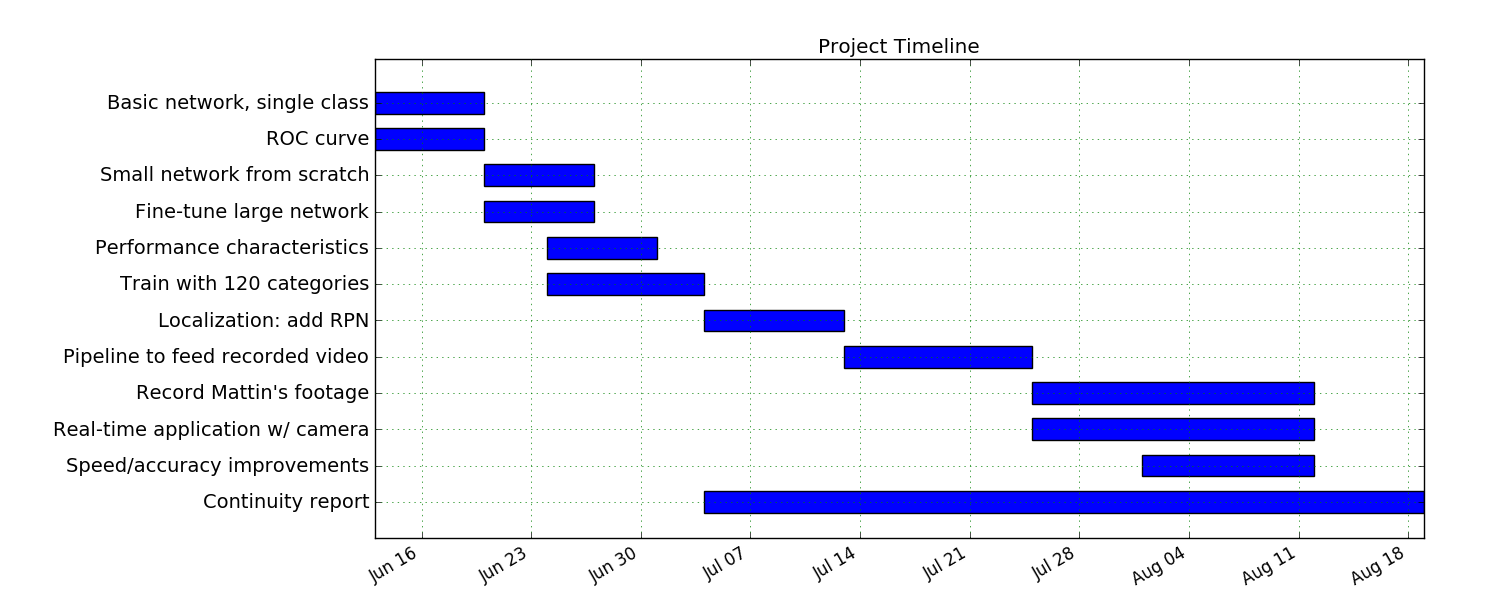

Recreate this plot in Python.
"""
Creates a simple Gantt chart
Adapted from http://www.clowersresearch.com/main/gantt-charts-in-matplotlib/
"""
 
import datetime as dt
import matplotlib.pyplot as plt
import matplotlib.font_manager as font_manager
import matplotlib.dates
from matplotlib.dates import WEEKLY, DateFormatter, rrulewrapper, RRuleLocator
 
from pylab import *
 
def create_date(month, day):
	"""Creates the date"""
	date = dt.datetime(2016, int(month), int(day))
	mdate = matplotlib.dates.date2num(date)
	return mdate
 
# Data
 
pos = arange(0.5,6.5,0.5)

ylabels = [
	'Basic network, single class',
	'ROC curve',
	'Small network from scratch',
	'Fine-tune large network',
	'Performance characteristics',
	'Train with 120 categories',
	'Localization: add RPN',
	'Pipeline to feed recorded video',
	"Record Mattin's footage",
	'Real-time application w/ camera',
	'Speed/accuracy improvements',
	'Continuity report'
]

customDates = [
	[(6,13), (6,20)],
	[(6,13), (6,20)],
	[(6,20), (6,27)],
	[(6,20), (6,27)],
	[(6,24), (7,1)],
	[(6,24), (7,4)],
	[(7,4), (7,13)],
	[(7,13), (7,25)],
	[(7,25), (8,12)],
	[(7,25), (8,12)],
	[(8,1), (8,12)],
	[(7,4), (8,19)],
]
customDates = map(lambda lst: map(lambda x: create_date(x[0], x[1]), lst),
				  customDates)

task_dates = {}
for i, task in enumerate(ylabels):
	task_dates[task] = customDates[i]
 
# Initialise plot
 
fig = plt.figure()
ax = fig.add_axes([0.25,0.1,0.7,0.8]) #[left,bottom,width,height]
ax.set_title('Project Timeline')
# ax = fig.add_subplot(111)
 
# Plot the data
 
for i in range(len(ylabels)):
	start_date, end_date = task_dates[ylabels[i]]
	ax.barh((i+1) * 0.5, end_date-start_date, left=start_date, height=0.3, align='center', color='blue')
# start_date,end_date = task_dates[ylabels[0]]
# ax.barh(0.5, end_date - start_date, left=start_date, height=0.3, align='center', color='blue', alpha = 0.75)
# # ax.barh(0.45, (end_date - start_date)*effort[0][0], left=start_date, height=0.1, align='center', color='red', alpha = 0.75, label = "PI Effort")
# # ax.barh(0.55, (end_date - start_date)*effort[0][1], left=start_date, height=0.1, align='center', color='yellow', alpha = 0.75, label = "Student Effort")
# for i in range(0,len(ylabels)-1):
# 	# labels = ['Analysis','Reporting'] if i == 1 else [None,None]
# 	start_date,mid_date,end_date = task_dates[ylabels[i+1]]
# 	# piEffort, studentEffort = effort[i+1]
# 	ax.barh((i*0.5)+1.0, mid_date - start_date, left=start_date, height=0.3, align='center', color='blue', alpha = 0.75)
# 	# ax.barh((i*0.5)+1.0-0.05, (mid_date - start_date)*piEffort, left=start_date, height=0.1, align='center', color='red', alpha = 0.75)
# 	# ax.barh((i*0.5)+1.0+0.05, (mid_date - start_date)*studentEffort, left=start_date, height=0.1, align='center', color='yellow', alpha = 0.75)
# 	# ax.barh((i*0.5)+1.0, end_date - mid_date, left=mid_date, height=0.3, align='center',label=labels[1], color='yellow')
 
# Format the y-axis
 
locsy, labelsy = yticks(pos,ylabels)
plt.setp(labelsy, fontsize = 14)
 
# Format the x-axis
 
ax.axis('tight')
ax.set_ylim(ymin = -0.1, ymax = 6.5)
ax.grid(color = 'g', linestyle = ':')
 
ax.xaxis_date() #Tell matplotlib that these are dates...
 
rule = rrulewrapper(WEEKLY, interval=1)
loc = RRuleLocator(rule)
formatter = DateFormatter("%b %d")
 
ax.xaxis.set_major_locator(loc)
ax.xaxis.set_major_formatter(formatter)
labelsx = ax.get_xticklabels()
plt.setp(labelsx, rotation=30, fontsize=12)
 
# Format the legend
 
# font = font_manager.FontProperties(size='small')
# ax.legend(loc=1,prop=font)
 
# Finish up
ax.invert_yaxis()
fig.autofmt_xdate()
#plt.savefig('gantt.svg')
plt.show()